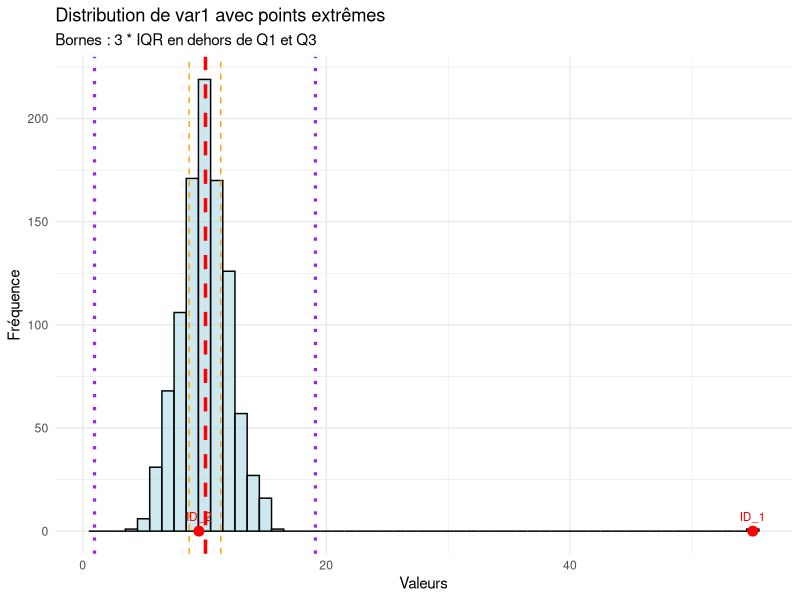
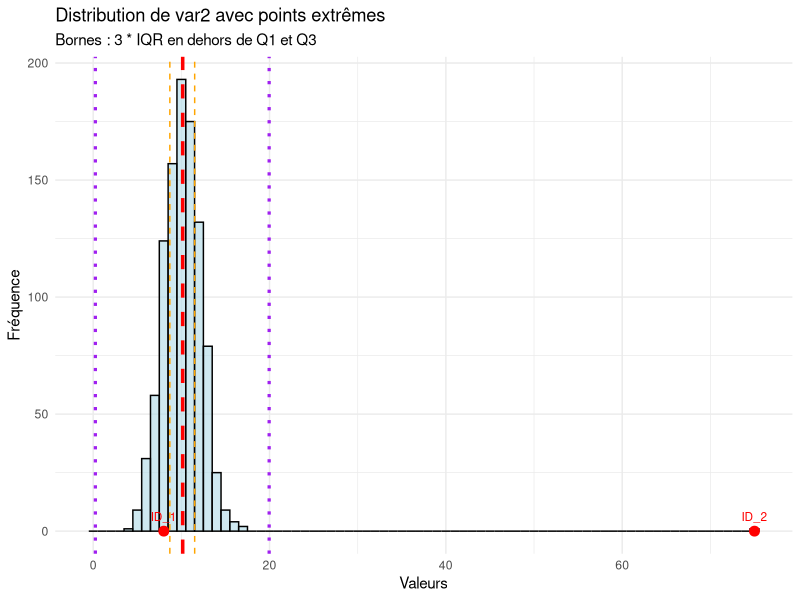
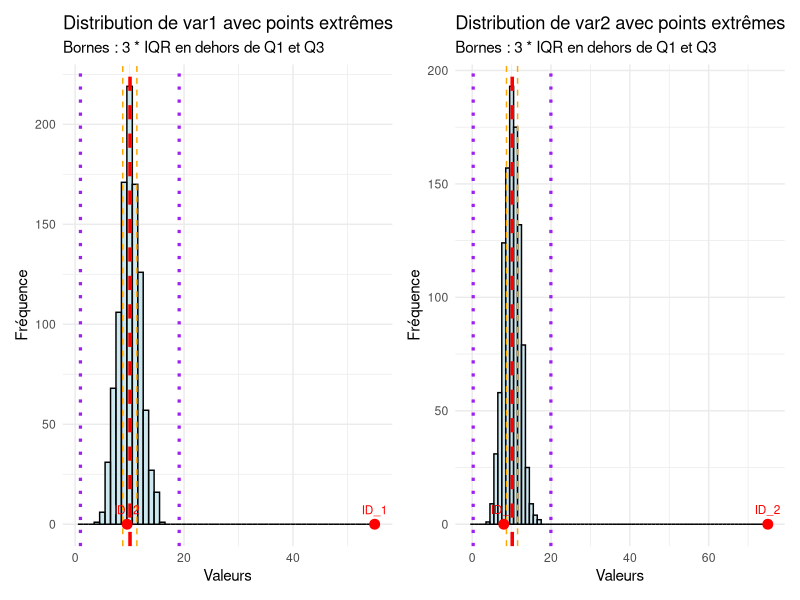

These charts were generated, in order, by the following R code:
#### Detection outliers ####

#### libs ####
library(ggplot2)
library(patchwork)

#### params ####
outlier_time_IQR <- 3
ID_var <- "ID"

#### recherche variables with 2 outliers cibles ####

## 500 variables cliniques x 1000 individus
set.seed(123)
tab_full <- as.data.frame(matrix(rnorm(1000 * 500, mean = 10, sd = 2), ncol = 500))
colnames(tab_full) <- paste0("var", 1:500)
tab_full$ID <- paste0("ID_", 1:nrow(tab_full))
# # Ajout d'une colonne ID
ID_var <- "ID"
# target 2 outliers
target_ids <- c("ID_1", "ID_2")
tab_full[1, 1] <- 55
tab_full[2, 2] <- 75

# Fonction detect variables where are outliers
find_outlier_variables <- function(df, target_ids, outlier_time_IQR = 3) {
  # Extract
  target_data <- df[df[[ID_var]] %in% target_ids, ]
  
  # Init
  outlier_vars <- list()
  
  for (vari in setdiff(names(df), ID_var)) {  
    message(vari)
    if (is.numeric(df[[vari]])) {  # check numérique
      # Calcul  IQR
      iqr_value <- IQR(df[[vari]], na.rm = TRUE)
      q1 <- quantile(df[[vari]], 0.25, na.rm = TRUE)
      q3 <- quantile(df[[vari]], 0.75, na.rm = TRUE)
      lower_bound <- q1 - outlier_time_IQR * iqr_value
      upper_bound <- q3 + outlier_time_IQR * iqr_value
      
      # out ? 
      target_outliers <- target_data[[vari]] < lower_bound | target_data[[vari]] > upper_bound
      if (any(target_outliers, na.rm = TRUE)) {
        outlier_vars[[vari]] <- target_data[target_outliers, c(ID_var, vari), drop = FALSE]
      }
    }
  }
  
  return(outlier_vars)
}

outliers_found <- find_outlier_variables(df = tab_full, target_ids = target_ids, outlier_time_IQR = 3)

# show vars 
if (length(outliers_found) > 0) {
  for (var in names(outliers_found)) {
    print(paste("Variable:", var))
    print(outliers_found[[var]])
  }
} else {
  print("Aucune variable avec des outliers détectés.")
}

vars_wanted <- names(outliers_found)
vars_wanted

# interest variables
nums <- unlist(lapply(tab_full[, c(vars_wanted)], is.numeric), use.names = FALSE)  
vars_wanted <- vars_wanted[nums]

tab <- tab_full[,c(ID_var, vars_wanted)]

head(tab)
str(tab)

#### find outliers ####

# detect outliers
samples_outliers <- unique(unlist(lapply(vars_wanted, function(ivar) {
  df.IQR <- stats::IQR(tab[[ivar]], na.rm = TRUE)
  q1 <- quantile(tab[[ivar]], 0.25, na.rm = TRUE)
  q3 <- quantile(tab[[ivar]], 0.75, na.rm = TRUE)
  
  lower_bound <- q1 - outlier_time_IQR * df.IQR
  upper_bound <- q3 + outlier_time_IQR * df.IQR
  
  outliers <- tab[[ID_var]][
    !is.na(tab[[ivar]]) &
      (tab[[ivar]] < lower_bound | tab[[ivar]] > upper_bound)
  ]
  
  return(outliers)
})))
samples_outliers

# Fonction graph distri + outliers
plot_distribution <- function(df, variable, outliers, outlier_time_IQR) {
  message("[plot_distribution] ", variable)
  iqr_value <- IQR(df[[variable]], na.rm = TRUE)
  q1 <- quantile(df[[variable]], 0.25, na.rm = TRUE)
  q3 <- quantile(df[[variable]], 0.75, na.rm = TRUE)
  lower_bound <- q1 - outlier_time_IQR * iqr_value
  upper_bound <- q3 + outlier_time_IQR * iqr_value
  mean_value <- mean(df[[variable]], na.rm = TRUE)
  
  # extract outliers data 
  extreme_points <- df[df[[ID_var]] %in% outliers, ]
  
  ggplot(data = df, aes(x = get(variable))) +
    geom_histogram(binwidth = 1, fill = "lightblue", color = "black", alpha = 0.6) +
    geom_vline(xintercept = mean_value, color = "red", linetype = "dashed", linewidth = 1.2) +
    geom_vline(xintercept = c(q1, q3), color = "orange", linetype = "dashed") +
    geom_vline(
      xintercept = c(lower_bound, upper_bound), color = "purple", linetype = "dotted", , linewidth = 1.1
    ) +
    geom_point(
      data = extreme_points, aes(x = get(variable), y = 0), color = "red", size = 3
    ) +
    geom_text(
      data = extreme_points, aes(x = get(variable), y = 0.5, label = get(ID_var)), 
      color = "red", vjust = -1, size = 3
    ) +
    labs(
      title = paste("Distribution de", variable, "avec points extrêmes"),
      subtitle = paste0("Bornes : ", outlier_time_IQR, " * IQR en dehors de Q1 et Q3"),
      x = "Valeurs",
      y = "Fréquence"
    ) +
    theme_minimal()
}

# graphs
plot1 <- plot_distribution(
  df = tab_full,
  variable = vars_wanted[1],
  outliers = samples_outliers,
  outlier_time_IQR = outlier_time_IQR
)
print(plot1)
plot2 <- plot_distribution(
  df = tab_full,
  variable = vars_wanted[2],
  outliers = samples_outliers,
  outlier_time_IQR = outlier_time_IQR
)
print(plot2)

# patchwork
plot1 + plot2

